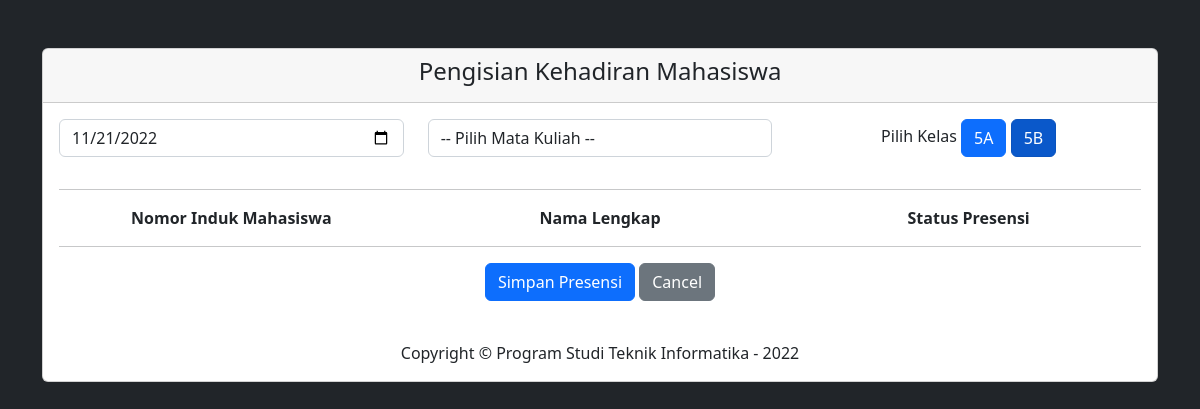
Page /5B.php (signed in) on the earlier database version.
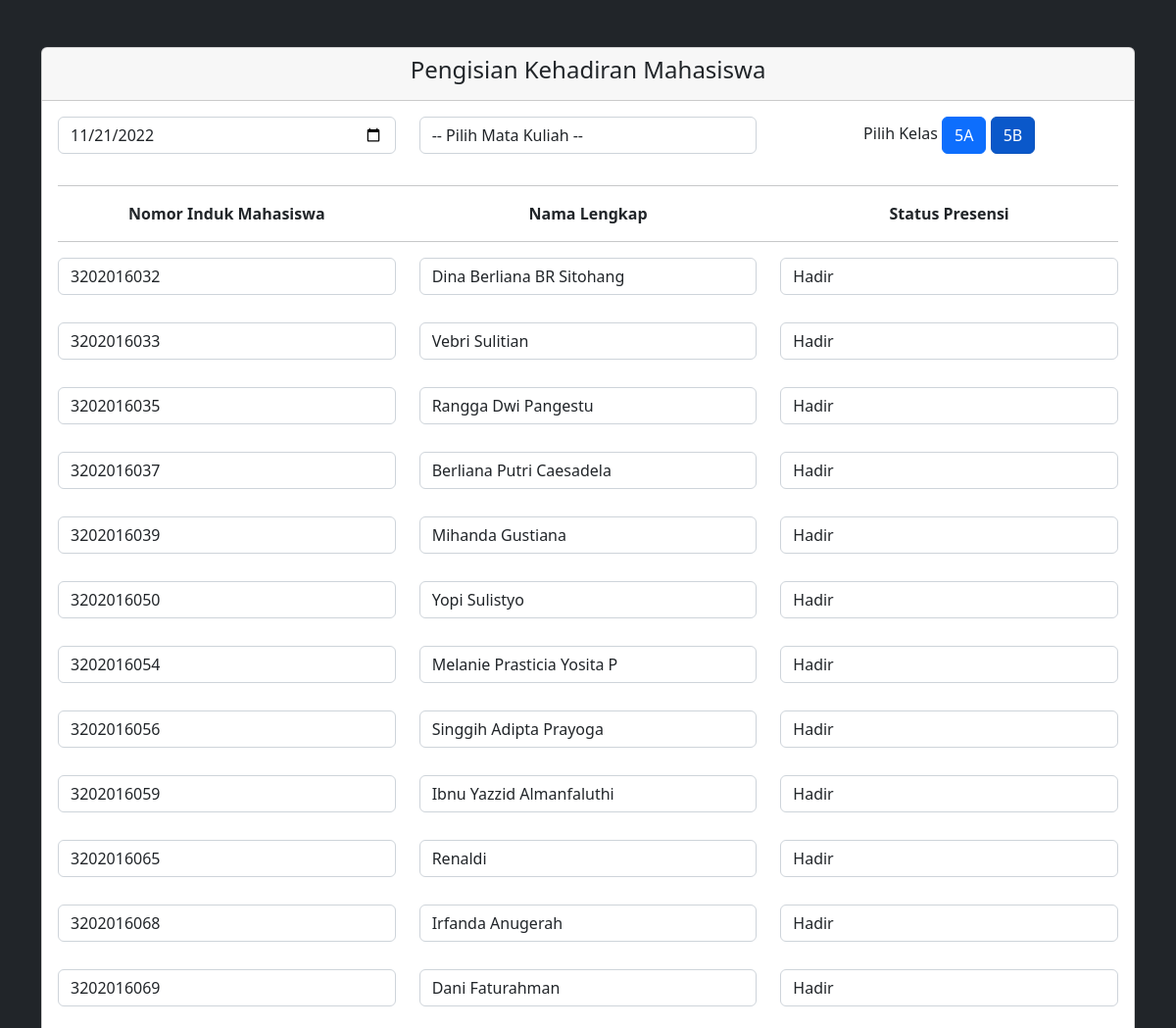
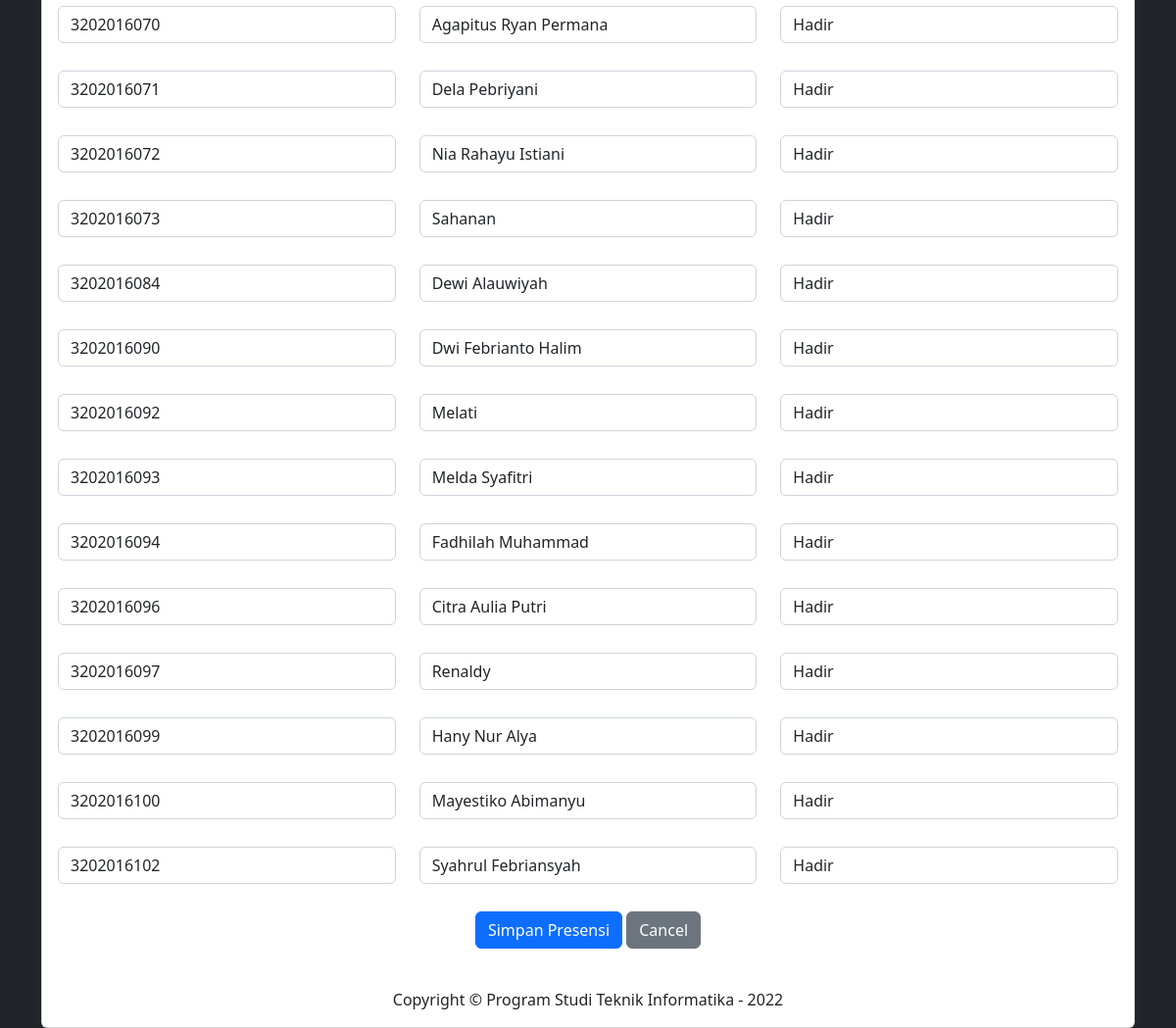
Same page on the later database version (2 pictures, top to bottom).
### tables this page shows
CREATE TABLE `mahasiswa` (
  `nim` char(10) NOT NULL,
  `nama` varchar(50) NOT NULL,
  `kelas` char(2) NOT NULL
);

### 5B.php (the view, shortened to what this page needs)
<?php
require 'admin/connect_db.php';
?>
<!doctype html>
<html lang="en">
<head>
    <link href="https://cdn.jsdelivr.net/npm/bootstrap@5.2.2/dist/css/bootstrap.min.css" rel="stylesheet">
</head>
<body class="bg-dark">
    <div class="container">
    <div class="card card-register mx-auto mt-5">
      <div class="card-header text-center"><h4>Pengisian Kehadiran Mahasiswa</h4></div>
      <div class="card-body">
        <form method="POST" action="">
            <div class="row form-row mb-1">
              <div class="col-md-4">
                <div class="form-label-group">
                  <input type="date" id="tgl" name="tgl" class="form-control" placeholder="Tgl"  value="<?php echo (new DateTime())->format('Y-m-d'); ?>">
                </div>
              </div>
              <div class="col-md-4">
                <div class="form-label-group">
                  <select name="makul" id="makul" class="form-control" autofocus="autofocus">
                    <option value=""> -- Pilih Mata Kuliah  -- </option>
                  </select>
                </div>
              </div>
              <div class="col-md-4">
                <div class="form-label-group">
                <p class="text-center">
                    Pilih Kelas
          <a class="btn btn-primary btn-block " href="Dosen.php">5A</a>
          <a class="btn btn-primary btn-block active" href="5B.php">5B</a></p>
                </div>
              </div>
            </div><hr>
            <div class="row text-center">
                <div class="col-md-4"><strong>Nomor Induk Mahasiswa</strong></div>
                <div class="col-md-4"><strong>Nama Lengkap</strong></div>
                <div class="col-md-4"><strong>Status Presensi</strong></div>
            </div><hr>
            <?php
$sql = "select * from mahasiswa where kelas = '5B' order by nim ";
$result = mysqli_query($conn, $sql);
if (mysqli_num_rows($result) > 0) {
    while ($row = mysqli_fetch_assoc($result)) {
        ?>
            <div class="row form-row mb-1">
              <div class="col-md-4">
              <div class="form-label-group">
                  <input type="text" id="nim" name="nim[]" class="form-control" placeholder="NIM" autofocus="autofocus" value="<?php echo $row['nim'] ?>">
                </div>
              </div>
              <div class="col-md-4">
                <div class="form-label-group">
                  <input type="text" id="nama" name="nama[]" class="form-control" placeholder="Nama" autofocus="autofocus" value="<?php echo $row['nama'] ?>">
                </div>
              </div>
              <div class="col-md-4">
                <div class="form-label-group">
                  <select name="presensi" id="presensi" class="form-control" autofocus="autofocus">
                      <option value="Hadir"> Hadir </option>
                  </select>
                </div>
              </div>
            </div>
            <br>
            <?php
}
}
?>
<p class="text-center">
          <input type="submit" name="submit" value="Simpan Presensi" class="btn btn-primary btn-block">
          <a class="btn btn-secondary btn-block" href="logout.php">Cancel</a></p>
        </form>
        <div class="text-center">
          <br>Copyright © Program Studi Teknik Informatika - <?=date('Y');?><br>
        </div>
      </div>
    </div>
</body>
</html>

Differences in the rows shown:
added mahasiswa: nim "3202016032", nama "Dina Berliana BR Sitohang"
added mahasiswa: nim "3202016033", nama "Vebri Sulitian"
added mahasiswa: nim "3202016035", nama "Rangga Dwi Pangestu"
added mahasiswa: nim "3202016037", nama "Berliana Putri Caesadela"
added mahasiswa: nim "3202016039", nama "Mihanda Gustiana"
added mahasiswa: nim "3202016050", nama "Yopi Sulistyo"
added mahasiswa: nim "3202016054", nama "Melanie Prasticia Yosita P"
added mahasiswa: nim "3202016056", nama "Singgih Adipta Prayoga"
added mahasiswa: nim "3202016059", nama "Ibnu Yazzid Almanfaluthi"
added mahasiswa: nim "3202016065", nama "Renaldi"
added mahasiswa: nim "3202016068", nama "Irfanda Anugerah"
added mahasiswa: nim "3202016069", nama "Dani Faturahman"
added mahasiswa: nim "3202016070", nama "Agapitus Ryan Permana"
added mahasiswa: nim "3202016071", nama "Dela Pebriyani"
added mahasiswa: nim "3202016072", nama "Nia Rahayu Istiani"
added mahasiswa: nim "3202016073", nama "Sahanan"
added mahasiswa: nim "3202016084", nama "Dewi Alauwiyah"
added mahasiswa: nim "3202016090", nama "Dwi Febrianto Halim"
added mahasiswa: nim "3202016092", nama "Melati"
added mahasiswa: nim "3202016093", nama "Melda Syafitri"
added mahasiswa: nim "3202016094", nama "Fadhilah Muhammad"
added mahasiswa: nim "3202016096", nama "Citra Aulia Putri"
added mahasiswa: nim "3202016097", nama "Renaldy"
added mahasiswa: nim "3202016099", nama "Hany Nur Alya"
added mahasiswa: nim "3202016100", nama "Mayestiko Abimanyu"
added mahasiswa: nim "3202016102", nama "Syahrul Febriansyah"
